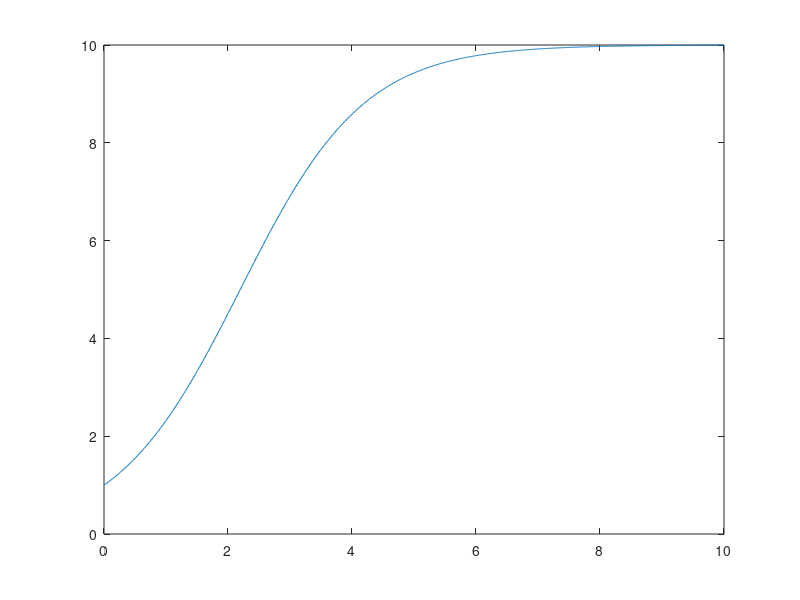

MATLAB code for this plot: (Note: this script raises an error after producing the figure.)
%% Worksheet 2, Scientific Computing Lab
clear
close all
clc
%% Part a
%
t = 0:0.01:10;
p = 10./(1 + 9*exp(-t));

figure('Name','Part a')
plot(t,p);
%}
%% Part b
% Input
%
prompt = {'Enter f(y, t)', 'Enter y0:', 'Enter dt:', 'Enter tStart:', 'Enter tEnd:'};
dlg_title = 'Input';
num_lines = 1;
defaultans = {'(1 - y/10)*y', '1','1', '0', '5'};
options.Resize = 'off';
answer = inputdlg(prompt,dlg_title,num_lines,defaultans,options);

f       = answer{1};
y0      = str2num(answer{2});
dt      = str2num(answer{3});
tStart  = str2num(answer{4});
tEnd    = str2num(answer{5});
clear prompt dlg_title num_lines defaultans options answer

% Solution
disp('Part b Solutions:')
Identifier = {'ExplicitEuler' 'Heun' 'RK4'};
for iIdentifier = 1 : length(Identifier)
    Method = str2func(Identifier{iIdentifier});
    y.Partb.(Identifier{iIdentifier}) = Method( f, y0, dt, tStart, tEnd);
    disp(Identifier{iIdentifier})
    disp(y.Partb.(Identifier{iIdentifier}))
end
%}
%% Part c
% Discretizing the given exact Solution
%
tStart = 0;
tEnd = 5;
dt = [1, 1/2, 1/4, 1/8];
nStep   = (tEnd - tStart)./dt + 1;
TimeString = {'One' 'OneHalf' 'OneQuarter' 'OneEigth'};

% Approximation and Error with various time steps
f = '(1 - y/10)*y';
y0 = 1;

%f = 't^2';
%y0 = 10;
for iTimeStep = 1 : length(dt)
    dTime   = tStart : dt(iTimeStep) : tEnd;
   y.Exact.(TimeString{iTimeStep}).Value = 10./(1 + 9*exp(-dTime));
%    p = 10+(t).^3./3;
%    y.Exact.(TimeString{iTimeStep}).Value = p;
    
end

Identifier = {'ExplicitEuler' 'Heun' 'RK4'};

for iIdentifier = 1 : length(Identifier)
    Method = str2func(Identifier{iIdentifier});
    figure('Name',Identifier{iIdentifier})
    plot(t, p);
    axis([tStart tEnd -inf inf]) %Range of the axis
    Legend = cell(length(dt), 1); 
    for iTimeStep = 1 : length(dt)
        hold on;
        y.(Identifier{iIdentifier}).(TimeString{iTimeStep}).Value   = ...
            Method( f, y0, dt(iTimeStep), tStart, tEnd);
        y.(Identifier{iIdentifier}).(TimeString{iTimeStep}).Error   = ...
            Error(y.(Identifier{iIdentifier}).(TimeString{iTimeStep}).Value, ...
            y.Exact.(TimeString{iTimeStep}).Value, dt(iTimeStep), tEnd);
        plot(tStart : dt(iTimeStep) : tEnd, y.(Identifier{iIdentifier}).(TimeString{iTimeStep}).Value,'*');
        Legend{iTimeStep}=strcat(Identifier{iIdentifier},TimeString{iTimeStep});
        hold off;
    end
    Legend = ['Exact'; Legend];
    legend(Legend, 'Location','northeastoutside');
end
%}
%% Part d
% Error Reduction Factor (Reciprocal of Change in Error Factor)
%
nRatio = length(dt) - 1;
for iIdentifier = 1 : length(Identifier)
    for iRatio = 1 : nRatio
        RatioIdentifier = strcat('ErrorReduction', TimeString{iRatio}, 'To' , TimeString{iRatio + 1});
        y.(Identifier{iIdentifier}).(RatioIdentifier)       = ...
            y.(Identifier{iIdentifier}).(TimeString{iRatio})    .Error/ ...
            y.(Identifier{iIdentifier}).(TimeString{iRatio + 1}).Error;
    end
end
%}
%% Part e
% Approximate Error
%
[Min, MinIndex] = min(dt);

for iIdentifier = 1 : length(Identifier)
    Method = str2func(Identifier{iIdentifier});
    for iTimeStep = 1 : length(dt) - 1
        yMin = y.(Identifier{iIdentifier}).(TimeString{MinIndex}).Value(1:dt(iTimeStep)/Min:end);
        y.(Identifier{iIdentifier}).(TimeString{iTimeStep}).ErrorApproximate   = ...
            Error(y.(Identifier{iIdentifier}).(TimeString{iTimeStep}).Value, ...
            yMin, dt(iTimeStep), tEnd);
    end
end
%}
%%  Tables
%
RowTopicString = {'del T'; 'error'; 'error reduction'; 'error approximate'};
Identifier = {'ExplicitEuler' 'Heun' 'RK4'};

for iIdentifier = 1 : length(Identifier)
    for iTimeStep = 1 : length(dt)
        y.(Identifier{iIdentifier}).Table.Error(iTimeStep) = ...
            y.(Identifier{iIdentifier}).(TimeString{iTimeStep}).Error;
    end
    for iRatio = 1 : nRatio
        RatioIdentifier = strcat('ErrorReduction', TimeString{iRatio}, 'To' , TimeString{iRatio + 1});
        y.(Identifier{iIdentifier}).Table.ErrorReduction(iRatio) = ...
            y.(Identifier{iIdentifier}).(RatioIdentifier);
    end
    y.(Identifier{iIdentifier}).Table.ErrorReduction = ...
        [ y.(Identifier{iIdentifier}).Table.ErrorReduction, NaN];
    for iTimeStep = 1 : length(dt) - 1
        y.(Identifier{iIdentifier}).Table.ErrorApproximate(iTimeStep) = ...
            y.(Identifier{iIdentifier}).(TimeString{iTimeStep}).ErrorApproximate;
    end
    y.(Identifier{iIdentifier}).Table.ErrorApproximate = ...
        [ y.(Identifier{iIdentifier}).Table.ErrorApproximate, 0];
    
    TransposedTable = table(dt', ....
        y.(Identifier{iIdentifier}).Table.Error',...
        y.(Identifier{iIdentifier}).Table.ErrorReduction', ...
        y.(Identifier{iIdentifier}).Table.ErrorApproximate');
    TableArray = table2array(TransposedTable);
    y.(Identifier{iIdentifier}).Table.Value = ...
        array2table(TableArray.','RowNames',RowTopicString,...
        'VariableNames',{'First' 'Second' 'Third' 'Fourth'});
    disp(Identifier{iIdentifier})
    disp(y.(Identifier{iIdentifier}).Table.Value)
end
%}
%% Question 2: Plotting Absolute value of Max Error with varying time steps
%
Identifier = {'ExplicitEuler' 'Heun' 'RK4'};
X = 1:4;
y.(Identifier{iIdentifier}).ErrorMaxTrend = zeros(1, length(dt));
for iIdentifier = 1 : length(Identifier)
    Method = str2func(Identifier{iIdentifier});
    figure('Name', strcat('Error ', Identifier{iIdentifier}));
    axis([tStart tEnd -inf inf]) %Range of the axis
    Legend = cell(length(dt), 1);
    nRatio = length(dt) - 1;
    for iTimeStep = 1 : length(dt)
        hold on;
        y.(Identifier{iIdentifier}).(TimeString{iTimeStep}).ErrorDefinition   = ...
            y.(Identifier{iIdentifier}).(TimeString{iTimeStep}).Value - ...
            y.Exact.(TimeString{iTimeStep}).Value;
        plot(tStart : dt(iTimeStep) : tEnd, ...
            y.(Identifier{iIdentifier}).(TimeString{iTimeStep}).ErrorDefinition,'*');
        Legend{iTimeStep}=strcat(Identifier{iIdentifier},TimeString{iTimeStep});
        hold off;
        y.(Identifier{iIdentifier}).(TimeString{iTimeStep}).ErrorMax = ...
            max(abs(y.(Identifier{iIdentifier}).(TimeString{iTimeStep}).ErrorDefinition));
        end
    legend(Legend, 'Location','northeastoutside');
    figure('Name', strcat('Max Error Reduction Trend ', Identifier{iIdentifier}));
    for iRatio = 1 : nRatio
    y.(Identifier{iIdentifier}).ErrorMaxReduction = ...
            y.(Identifier{iIdentifier}).(TimeString{iRatio}).ErrorMax / ...
            y.(Identifier{iIdentifier}).(TimeString{iRatio + 1}).ErrorMax;
    end
    plot(X, y.(Identifier{iIdentifier}).ErrorMaxReduction,'*');   
end
%}
%% Question 3: Plotting Absolute value of Max Error with varying time steps
%